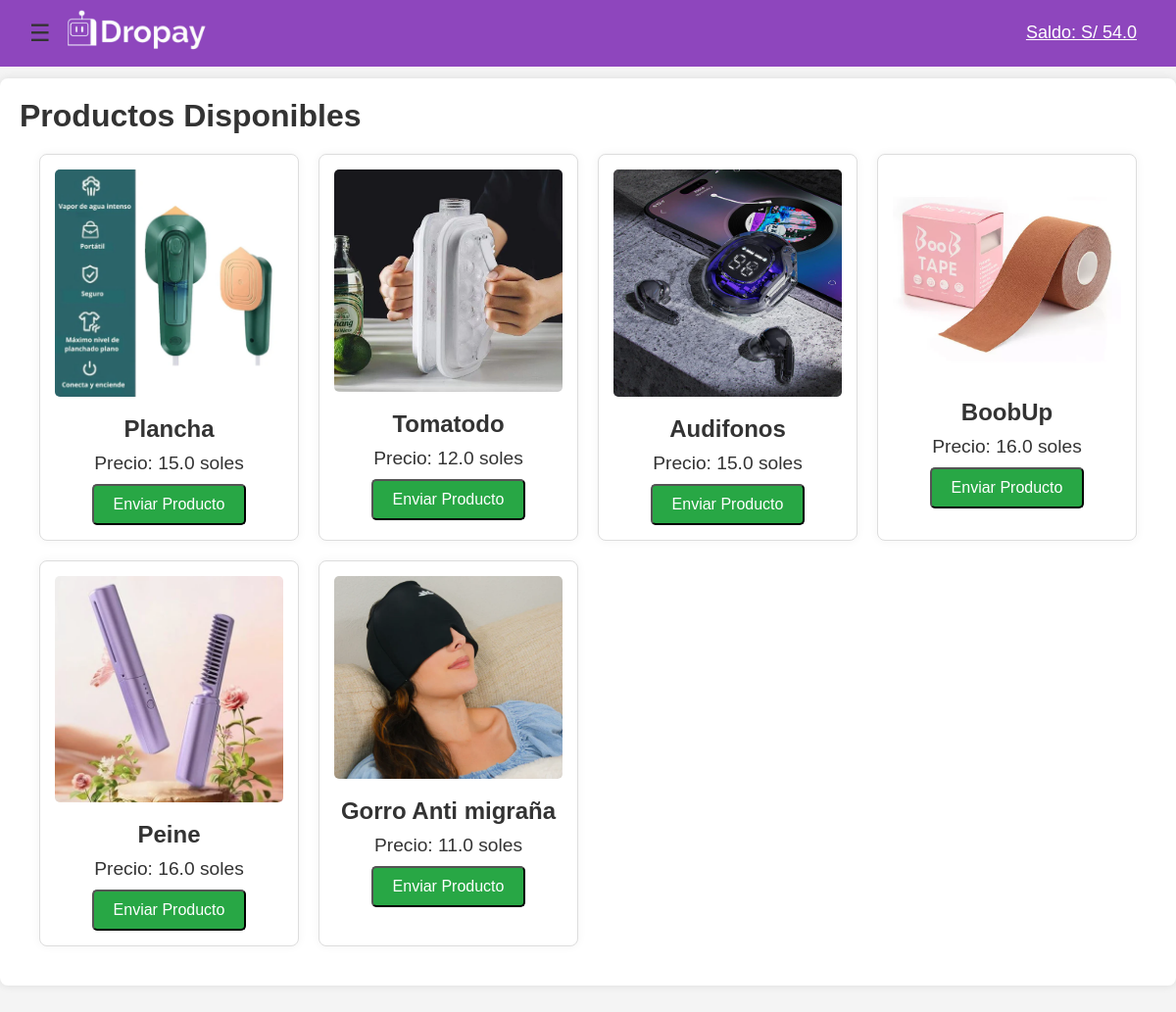
The page /cliente (signed in) on the database its author committed.
### tables this page shows
CREATE TABLE productos (
            id INTEGER PRIMARY KEY AUTOINCREMENT,
            nombre TEXT,
            precio REAL,
            imagen TEXT
        );

### app.py (the view)
@app.route('/cliente')
def cliente_panel():
    if 'user_role' in session and session['user_role'] == 'cliente':
        conn = obtener_conexion()
        cursor = conn.cursor()
        cursor.execute("SELECT * FROM productos")
        productos = cursor.fetchall()
        cursor.execute("""
            SELECT SUM(p.precio)
            FROM productos p
            JOIN envios e ON p.id = e.producto_id
            WHERE e.entregado = 1 AND e.usuario_id = ?
        """, (session['user_id'],))
        saldo = cursor.fetchone()[0]
        conn.close()
        if saldo is None:
            saldo = 0
        return render_template('cliente.html', productos=productos, saldo=saldo)
    else:
        return redirect(url_for('login'))

### app.py (called while the page is built)
def obtener_conexion():
    conn = sqlite3.connect('tienda.db')
    conn.row_factory = sqlite3.Row
    return conn

### templates/cliente.html (shortened to what this page needs)
<!DOCTYPE html>
<html lang="es">
<head>
    <link rel="stylesheet" href="{{ url_for('static', filename='style.css') }}">
</head>
<body>
    <div class="top-bar">
        <div class="logo">
            <img src="{{ url_for('static', filename='logo.png') }}" alt="Logo" width="150">
        </div>
        <span class="menu-icon" onclick="openMenu()">&#9776;</span>
        <div class="wallet-info">
            <a href="{{ url_for('billetera') }}" style="color: white;">Saldo: S/ {{ saldo }}</a>
        </div>
    </div>
    <div class="container">
        <h1>Productos Disponibles</h1>
        <div class="product-grid">
            {% for producto in productos %}
                <div class="product-card">
                    <img src="{{ url_for('static', filename='uploads/' + producto['imagen']) }}" alt="Imagen de {{ producto['nombre'] }}">
                    <h2>{{ producto['nombre'] }}</h2>
                    <p>Precio: {{ producto['precio'] }} soles</p>
                    <button class="btn" onclick="abrirModal('{{ producto['id'] }}')">Enviar Producto</button>
                </div>
            {% endfor %}
        </div>
    </div>
</body>
</html>

### static/style.css (style rules this page uses)
* { margin: 0; padding: 0; box-sizing: border-box; }
body { font-family: 'Arial', sans-serif; background-color: #f4f4f4; margin: 0; padding: 0; color: #333; }
.container { max-width: 1200px; margin: 40px auto; padding: 20px; background-color: white; border-radius: 8px; box-shadow: 0 0 10px rgba(0, 0, 0, 0.1); }
.product-grid { display: grid; grid-template-columns: repeat(auto-fit, minmax(250px, 1fr)); gap: 20px; padding: 20px; }
.product-card { background-color: #fff; padding: 15px; border: 1px solid #ddd; border-radius: 8px; text-align: center; transition: 0.3s; box-shadow: 0 0 10px rgba(0, 0, 0, 0.05); }
.product-card img { max-width: 100%; height: auto; border-radius: 5px; margin-bottom: 15px; }
.product-card h2 { font-size: 1.5em; margin-bottom: 10px; }
.product-card p { font-size: 1.2em; color: #333; margin-bottom: 10px; }
.product-card .btn { background-color: #28a745; color: white; padding: 10px 20px; text-decoration: none; border-radius: 5px; font-size: 16px; transition: background-color 0.3s; }

### templates/cliente.html (style rules this page uses)
body { margin: 0; padding: 0; }
.top-bar { display: flex; justify-content: space-between; align-items: center; padding: 10px 20px; background-color: #8e46bd; position: fixed; width: 100%; top: 0; z-index: 1000; }
.logo { margin-left: 45px; }
.menu-icon { font-size: 24px; cursor: pointer; margin-left: 20px; position: absolute; left: 10px; }
.wallet-info { font-size: 18px; margin-right: 20px; color: white; }
.container { margin-top: 80px; }

### rows shown on the page
productos: imagen (picture), nombre "Plancha", precio "15.0"
productos: imagen (picture), nombre "Tomatodo", precio "12.0"
productos: imagen (picture), nombre "Audifonos", precio "15.0"
productos: imagen (picture), nombre "BoobUp", precio "16.0"
productos: imagen (picture), nombre "Peine", precio "16.0"
productos: imagen (picture), nombre "Gorro Anti migraña", precio "11.0"

### other values the page prints
{{ saldo }} "54.0"
